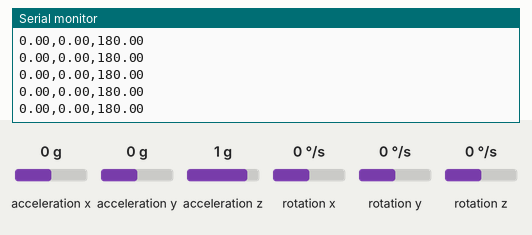
Simulated run of this sketch. Board: Arduino Uno, built with avr-gcc and run on an emulated ATmega328P. Parts: the last lines printed to the serial monitor. The test bench sets the inputs (shaded band); at power-on: acceleration x 0 g, acceleration y 0 g, rotation y 0 °/s, acceleration z 1 g, rotation x 0 °/s, rotation z 0 °/s.

Above: at 1.5 s.
1.6 s: acceleration x set to -1.4 g
At 2.3 s:
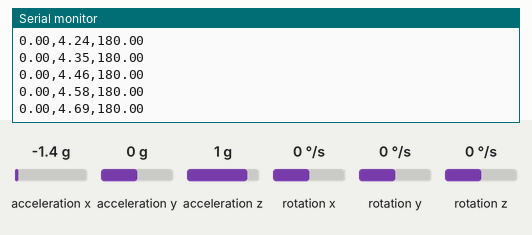
3.1 s: acceleration y set to -1.4 g
At 4.1 s:
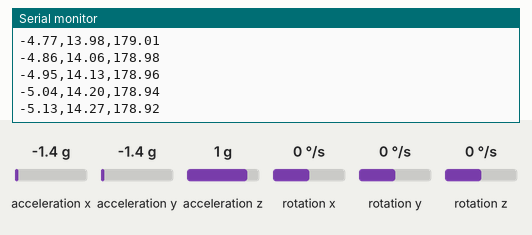
4.6 s: rotation y set to -192 °/s
At 5.1 s:
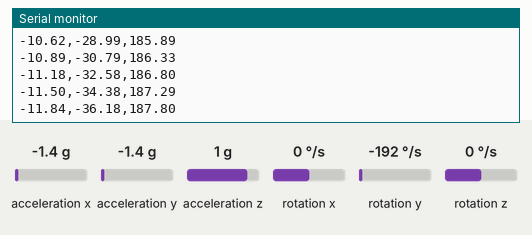
7.6 s: acceleration z set to -1.4 g
At 8.2 s:
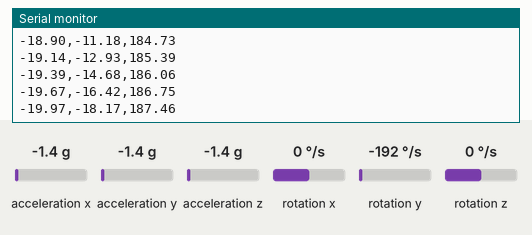
9.1 s: rotation x set to -192 °/s
At 10.0 s:
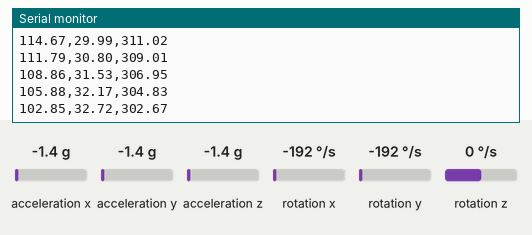
Timing chart, 0 to 11.6 s (numbered marks = the images above; inputs shaded):
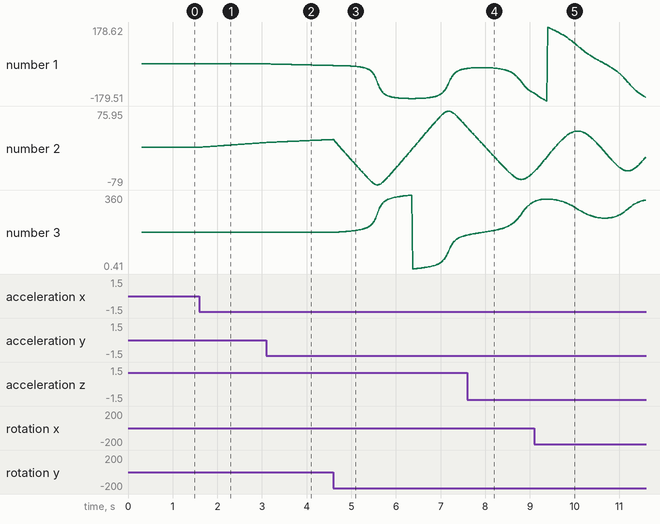

Measured:
- after the input at 1.6 s, the serial monitor: prints a new line at once (image 1)
- plotted number 2: 0 → 9.92 after the input at 1.6 s

The sketch:

myAE-BMX055-5-0921.ino
```cpp
/*
内容:
	madgwickフィルタによる角度算出withMPU
情報:2021/09/14 N.Hirota

アドレス:
なんぞや:
https://qiita.com/Ninagawa_Izumi/items/9520bad3c78ee40194fc
注意事項:地磁気なしの6軸
TODO:

*/
//================================================================//
//  AE-BMX055             Arduino UNO                             //
//    VCC                    +5V                                  //
//    GND                    GND                                  //
//    SDA                    A4(SDA)                              //
//    SCL                    A5(SCL)                              //
//                                                                //
//   (JP4,JP5,JP6はショートした状態)                                //
//   http://akizukidenshi.com/catalog/g/gK-13010/                 //
//================================================================//

#include "MPU6050.h"
MPU6050 accelgyro;
#include <MadgwickAHRS.h>
Madgwick MadgwickFilter;

int16_t ax, ay, az;//加速度　int16_tは2バイトの符号付き整数
int16_t gx, gy, gz;//角速度　同上
float ROLL, PITCH, YAW;

void setup()
{
  Wire.begin();
  Serial.begin(115200);
  accelgyro.initialize();//I2Cデバイスの初期化
  delay(300);
  MadgwickFilter.begin(100);//フィルタのサンプリングを100Hzで
}

void loop()
{
  accelgyro.getMotion6(&ax, &ay, &az, &gx, &gy, &gz);
  MadgwickFilter.updateIMU(gx / 131.0, gy / 131.0, gz / 131.0, ax / 16384.0, ay / 16384.0, az / 16384.0);
  ROLL = MadgwickFilter.getRoll();
  PITCH = MadgwickFilter.getPitch();
  YAW  = MadgwickFilter.getYaw();
  Serial.print(ROLL); Serial.print(",");
  Serial.print(PITCH); Serial.print(",");
  Serial.print(YAW);
  Serial.print("\n");
  delay(10);
}
```
